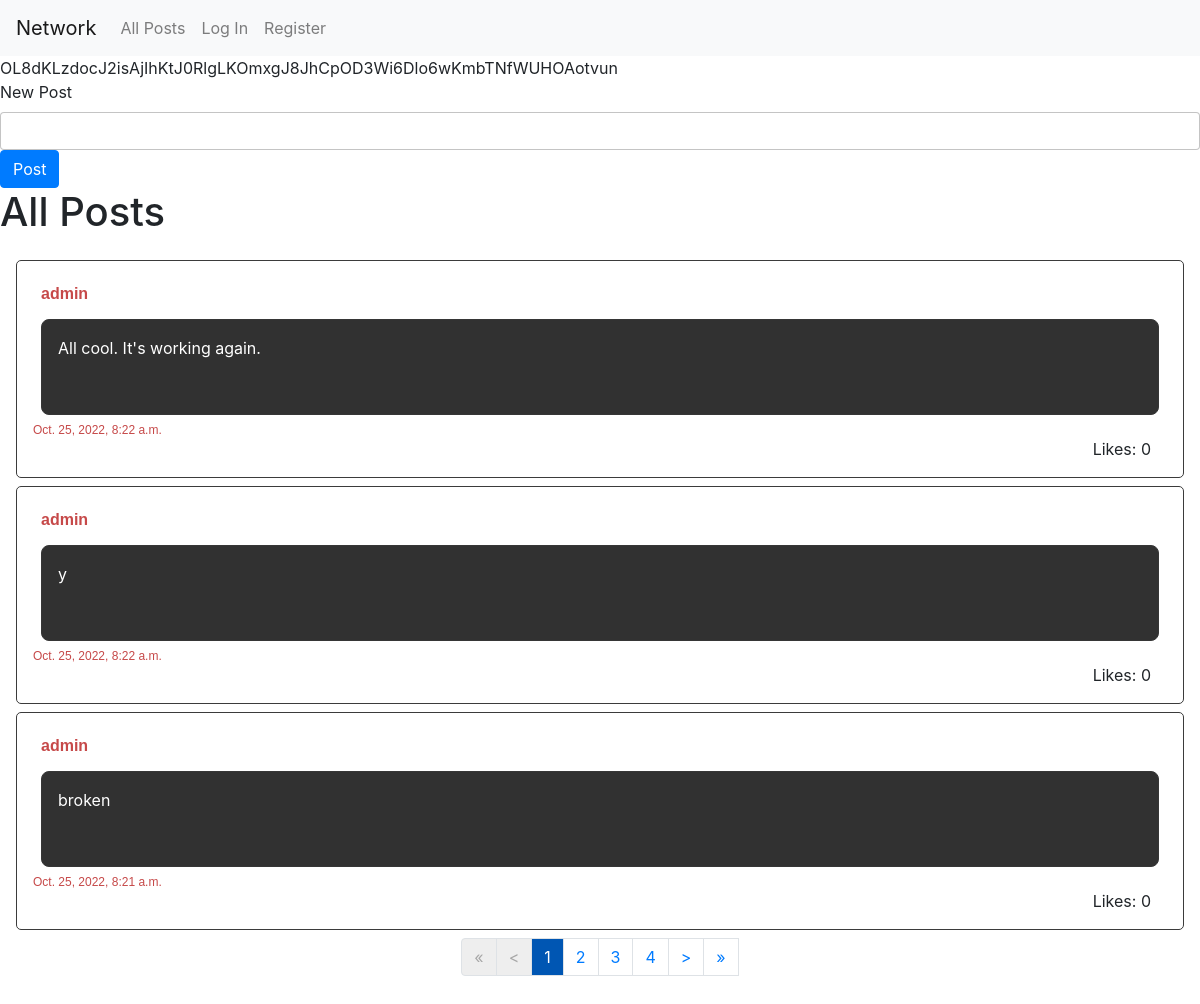
/, run on an earlier commit of the app's database.
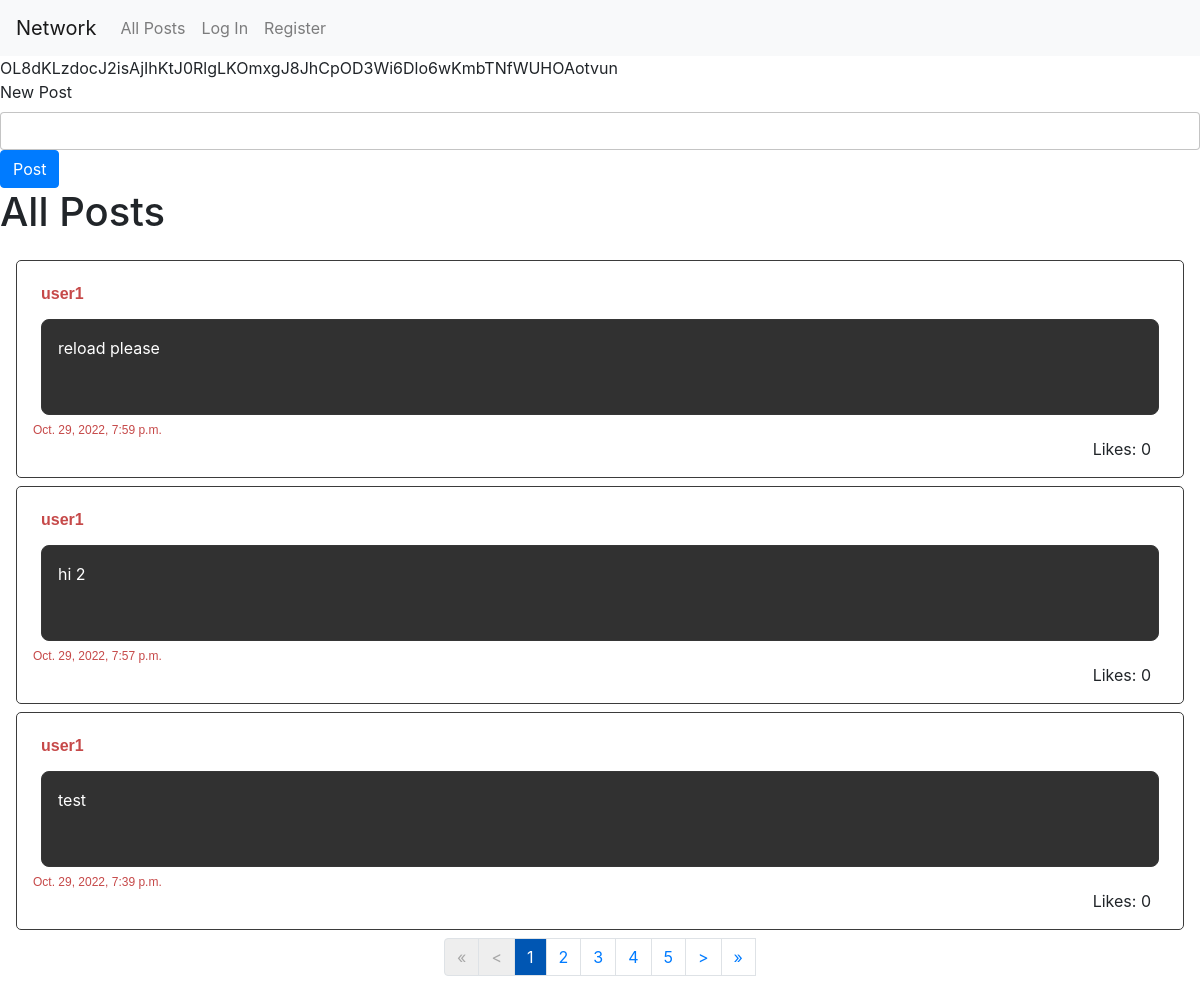
And on a later commit of the database.
### network/models.py (models this page shows, shortened)
class Post(models.Model):
    user = models.ForeignKey(User, on_delete=models.CASCADE, related_name='poster')
    created = models.DateTimeField(auto_now_add=True)
    content = models.TextField()
    likes = models.IntegerField(default=0)

class User(AbstractUser):
    pass

### network/views.py (the view)
# urls.py: path("", views.PostListAllView.as_view(), name="index"),
class PostListAllView(ListView):
    paginate_by = 3
    model = Post
    ordering = ['-created']
    context_object_name = "posts"
    template_name = "network/index.html"

### network/templates/network/index.html (shortened to what this page needs)
{% extends "network/layout.html" %}
{% block body %}
{{csrf_token}}
<div id='home'>
    {% if profile %}
        <div>
            <h2>{{profile}}</h2>
            <div>followers: {{ followers }}</div>
            <div>following: {{ following }}</div>
            {% if profile != user %}
                <input class="follow-button" type="button"
                    onclick = " (e) =>
                        follow(e, '{{ request.user }}', '{{ profile }}', '{{ following }}');">
                    {% if following%} Unfollow {% else %} Follow {% endif %}
                </input>
            {% endif %}
        </div>
        <h1>{{profile}}'s Posts</h1>
    {% else %}
        <form id="new-post">
            <div>
                <label for="newpost-textarea">New Post</label>
                <input type='text' class="form-control new-post-input" id="newpost-textarea" autocomplete="off">
                <input id='submit-new-post' class="btn btn-primary" type='submit' value='Post'>
            </div>
        </form>
        <h1>All Posts</h1>
    {% endif %}
    <div id="posts">
        {% for post in posts %}
            <div class="post">
                <div>
                    <span class="post-username">{{post.user}}</span>
                </div>
                <div class="post-content">
                    {{post.content}}
                </div>
                <div class="post-created">
                    {{post.created}}
                </div>
                <div class="post-likes">
                    Likes: {{post.likes}}
                </div>
            </div>
        {% endfor %}
        <nav aria-label="Page navigation">
            <ul class="pagination">
                <li class="page-item"><a class="page-link {% if not page_obj.has_previous %} deactivated {% endif %}" href="?page=1">&laquo;</a></li>
                <li class="page-item"><a class="page-link {% if not page_obj.has_previous %} deactivated {% endif %}" href="{% if page_obj.has_previous %} ?page={{ page_obj.previous_page_number }} {% endif %}">&lt;</a></li>
                {% for p in paginator.page_range %}
                    <li class="page-item"><a class="page-link {% if page_obj.number == p %} selected-page {% endif %}" href="?page={{p}}" >{{p}}</a></li>
                {% endfor %}
                <a class="page-link {% if not page_obj.has_next %} deactivated {% endif %}" href="{% if page_obj.has_next %} ?page={{ page_obj.next_page_number }} {% endif %}">&gt;</a>
                <a class="page-link {% if not page_obj.has_next %} deactivated {% endif %}" href="?page={{ paginator.num_pages }}">&raquo;</a>
            </ul>
        </nav>
    </div>
</div>
{% endblock %}

### network/templates/network/layout.html (shortened to what this page needs)
{% load static %}
<!DOCTYPE html>
<html lang="en">
    <head>
        <link rel="stylesheet" href="https://stackpath.bootstrapcdn.com/bootstrap/4.4.1/css/bootstrap.min.css">
        <link href="{% static 'network/styles.css' %}" rel="stylesheet">
    </head>
    <body>
        <nav class="navbar navbar-expand-lg navbar-light bg-light">
            <a class="navbar-brand" href="#">Network</a>
            <div>
              <ul class="navbar-nav mr-auto">
                <li class="nav-item">
                  <a class="nav-link" href="{% url 'index' %}">All Posts</a>
                </li>
                {% if user.is_authenticated %}
                    <li class="nav-item">
                        <a class="nav-link" href="#">Following</a>
                    </li>
                    <li class="nav-item">
                        <a class="nav-link" href="{% url 'logout' %}">Log Out</a>
                    </li>
                {% else %}
                    <li class="nav-item">
                        <a class="nav-link" href="{% url 'login' %}">Log In</a>
                    </li>
                    <li class="nav-item">
                        <a class="nav-link" href="{% url 'register' %}">Register</a>
                    </li>
                {% endif %}
              </ul>
            </div>
          </nav>
        <div class="body">
            {% block body %}
            {% endblock %}
        </div>
    </body>
</html>

### network/static/network/styles.css (style rules this page uses)
#posts { padding: 1rem; }
.new-post-input { border: rgba(0, 0, 0, 0.233) 1px solid; padding: 1rem; }
.post { border: #3b3b3b 1px solid; padding: 1rem; margin-bottom: 0.5rem; border-radius: 5px; display: flex; flex-direction: column; }
.post-username { font: 700 1rem "montserrat", sans-serif; color: #c64949; margin: 0.5rem; display: inline-block; cursor: pointer; }
.post-content { min-height: 6rem; border: #363636 1px solid; border-radius: 8px; background-color: #313131; color: white; padding: 1rem; margin: 0.5rem; }
.post-created { font: 400 0.75rem "montserrat", sans-serif; color: #c64949; }
.post-likes { align-self: flex-end; margin: 0 1rem; }
.pagination { display: flex; justify-content: center; }
.deactivated { color: #a7a7a7 !important; background-color: rgba(207, 207, 207, 0.349) !important; }
.selected-page { color: white; background-color: #0056b3; }

What changed in the data, as far as the page shows it:
no longer on this page (row unchanged): Post: user "admin", content "All cool. It's working again.", created "Oct. 25, 2022, 8:22 a.m.", likes "0"
no longer on this page (row unchanged): Post: user "admin", content "y", created "Oct. 25, 2022, 8:22 a.m.", likes "0"
no longer on this page (row unchanged): Post: user "admin", content "broken", created "Oct. 25, 2022, 8:21 a.m.", likes "0"
added Post: user "user1", content "reload please", created "Oct. 29, 2022, 7:59 p.m.", likes "0"
added Post: user "user1", content "hi 2", created "Oct. 29, 2022, 7:57 p.m.", likes "0"
added Post: user "user1", content "test", created "Oct. 29, 2022, 7:39 p.m.", likes "0"
Also different on the page:
new list line: "5"
